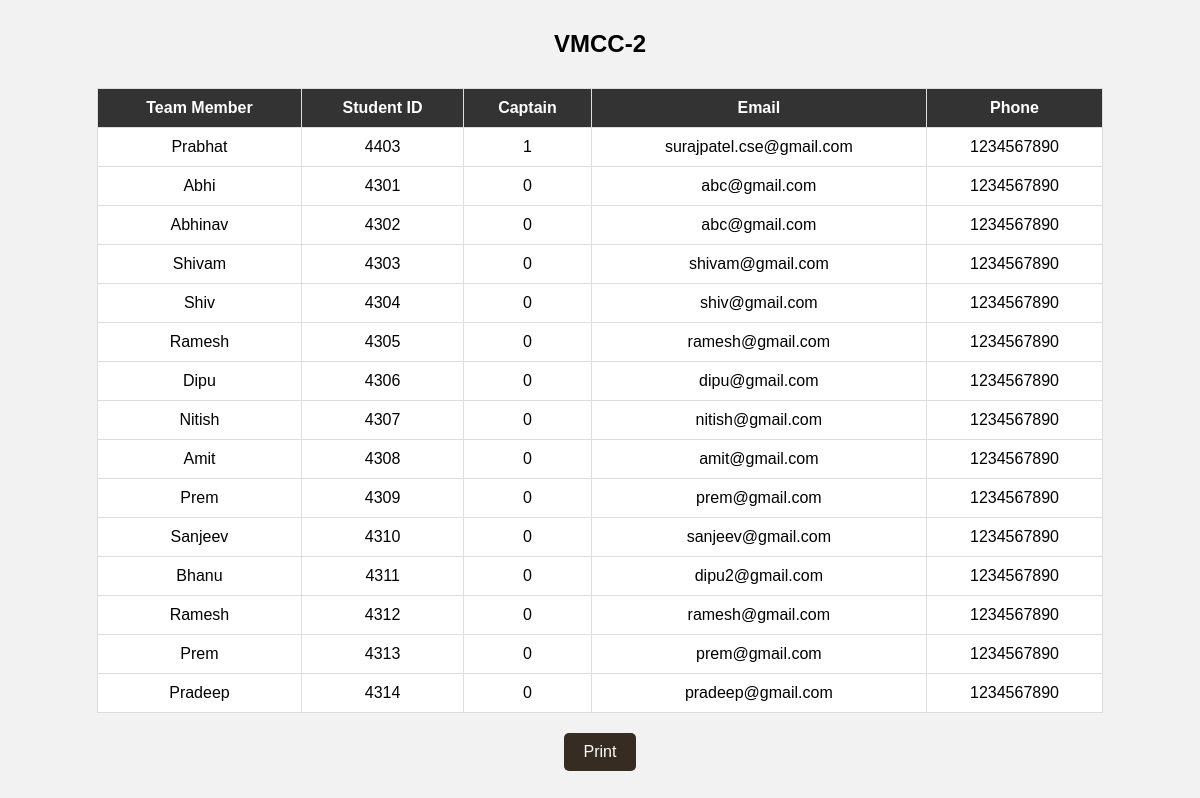
The app's page /cricTeamMembers.php?id=VMCC-2 with its own data.
### tables this page shows
CREATE TABLE `cricteam` (
  `id` varchar(500) NOT NULL,
  `college` varchar(500) NOT NULL,
  `stid` varchar(500) NOT NULL,
  `name` varchar(255) NOT NULL,
  `mhid` varchar(255) NOT NULL,
  `email` varchar(500) NOT NULL,
  `phone` bigint(255) NOT NULL,
  `bonafide` longblob NOT NULL,
  `paymentcpy` longblob NOT NULL,
  `utr` bigint(255) DEFAULT NULL,
  `dateofpay` date DEFAULT NULL,
  `captain` tinyint(1) NOT NULL,
  `status` varchar(255) NOT NULL DEFAULT 'Pending',
  `bonafide_name` varchar(255) NOT NULL,
  `paymentcpy_name` varchar(255) NOT NULL
);

### cricTeamMembers.php (the view, shortened to what this page needs)
<!DOCTYPE html>
<html lang="en">
<head>
    <link rel="stylesheet" href="cricStyle.css">
</head>
<body>
</body>
</html>
<?php
include("connection.php");
if (isset($_GET['id']) ) {
    $id = $_GET['id'];
    $sqlTeamMembers = "SELECT * FROM cricteam WHERE id = '$id' ";
    $resultTeamMembers = mysqli_query($con, $sqlTeamMembers);
    if ($resultTeamMembers) {
        echo"<h2>".$id."</h2>";
        echo "<table>";
        echo "<thead><th>Team Member</th><th>Student ID</th><th>Captain</th><th>Email</th><th>Phone</th></thead>";
        while ($rowTeamMembers = mysqli_fetch_assoc($resultTeamMembers)) {
            echo "<tr>";
                echo "<td>" . $rowTeamMembers['name'] . "</td>";
                echo "<td>" . $rowTeamMembers['stid'] . "</td>";
                echo "<td>" . $rowTeamMembers['captain'] . "</td>";
                echo "<td>" . $rowTeamMembers['email'] . "</td>";
                echo "<td>" . $rowTeamMembers['phone'] . "</td>";
            echo "</tr>";
        }
        echo "</table>";
        echo '<div class="print-button">
            <button id="print">Print</button>
        </div>';
    } else {
        echo "Error fetching team members";
    }
} else {
    echo "Invalid parameters";
}
?>

### cricStyle.css (style rules this page uses)
body { font-family: Arial, sans-serif; background-color: #f2f2f2; margin-top: 15px; padding: 0; }
h2 { color: black; text-align: center; padding: 10px; }
table { width: 85%; margin: 20px auto; border-collapse: collapse; background-color: white; }
table, th, td { border: 1px solid #ddd; }
th, td { padding: 10px; text-align: center; }
th { background-color: #333; color: white; }
.print-button { text-align: center; }
.print-button button { background-color: #362c22; color: white; padding: 10px 20px; border: none; border-radius: 5px; cursor: pointer; font-size: 16px; }

### records on screen
cricteam: name "Prabhat", stid "4403", captain "1", email "surajpatel.cse@gmail.com", phone "1234567890"
cricteam: name "Abhi", stid "4301", captain "0", email "abc@gmail.com", phone "1234567890"
cricteam: name "Abhinav", stid "4302", captain "0", email "abc@gmail.com", phone "1234567890"
cricteam: name "Shivam", stid "4303", captain "0", email "shivam@gmail.com", phone "1234567890"
cricteam: name "Shiv", stid "4304", captain "0", email "shiv@gmail.com", phone "1234567890"
cricteam: name "Ramesh", stid "4305", captain "0", email "ramesh@gmail.com", phone "1234567890"
cricteam: name "Dipu", stid "4306", captain "0", email "dipu@gmail.com", phone "1234567890"
cricteam: name "Nitish", stid "4307", captain "0", email "nitish@gmail.com", phone "1234567890"
cricteam: name "Amit", stid "4308", captain "0", email "amit@gmail.com", phone "1234567890"
cricteam: name "Prem", stid "4309", captain "0", email "prem@gmail.com", phone "1234567890"
cricteam: name "Sanjeev", stid "4310", captain "0", email "sanjeev@gmail.com", phone "1234567890"
cricteam: name "Bhanu", stid "4311", captain "0", email "dipu2@gmail.com", phone "1234567890"
cricteam: name "Ramesh", stid "4312", captain "0", email "ramesh@gmail.com", phone "1234567890"
cricteam: name "Prem", stid "4313", captain "0", email "prem@gmail.com", phone "1234567890"
cricteam: name "Pradeep", stid "4314", captain "0", email "pradeep@gmail.com", phone "1234567890"

### other values on screen
$id "VMCC-2"
